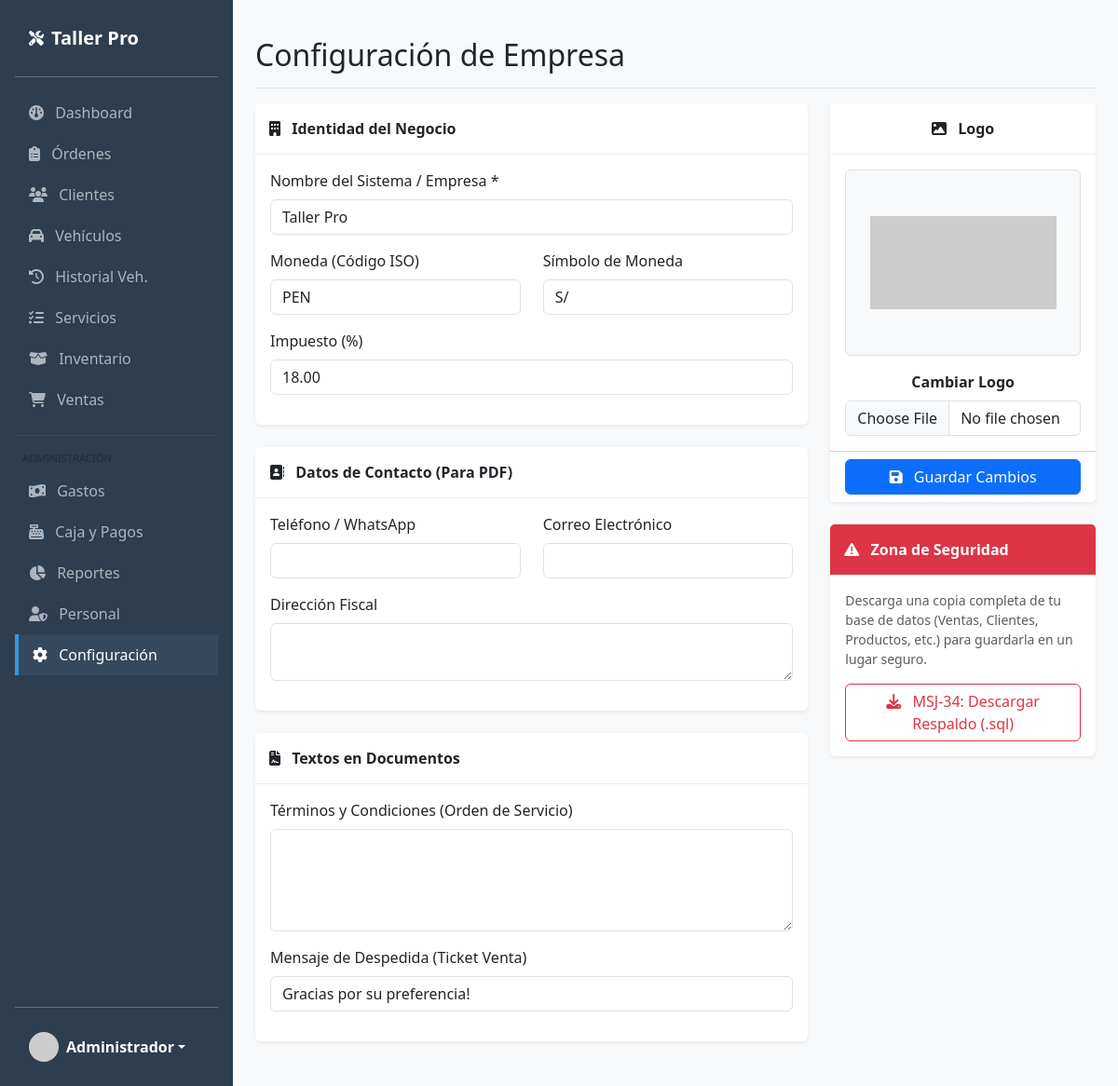
Page /configuracion (signed in) on the committed database.
### tables this page shows
CREATE TABLE IF NOT EXISTS `configuracion` (
  `id` int NOT NULL AUTO_INCREMENT,
  `nombre_sistema` varchar(100) DEFAULT 'Sistema Taller',
  `moneda` varchar(10) DEFAULT 'PEN',
  `simbolo_moneda` varchar(5) DEFAULT 'S/',
  `impuesto` decimal(5,2) DEFAULT '18.00',
  `telefono` varchar(20) DEFAULT NULL,
  `email` varchar(100) DEFAULT NULL,
  `direccion` text,
  `updated_at` timestamp NULL DEFAULT CURRENT_TIMESTAMP ON UPDATE CURRENT_TIMESTAMP,
  `logo` varchar(100) DEFAULT NULL,
  `terminos_orden` text,
  `mensaje_ticket` varchar(255) DEFAULT 'Gracias por su preferencia!',
  PRIMARY KEY (`id`)
);

### app/Views/configuracion/index.php (the view, shortened to what the rows shown need)
<?php require_once __DIR__ . '/../partials/header.php'; ?>
<div class="d-flex justify-content-between flex-wrap flex-md-nowrap align-items-center pt-3 pb-2 mb-3 border-bottom">
    <h1 class="h2">Configuración de Empresa</h1>
</div>
<form action="/configuracion/guardar" method="POST" enctype="multipart/form-data">
    <div class="row">
        <div class="col-md-8">
            <div class="card shadow-sm mb-4">
                <div class="card-header bg-white fw-bold">
                    <i class="fa-solid fa-building me-2"></i> Identidad del Negocio
                </div>
                <div class="card-body">
                    <div class="mb-3">
                        <label class="form-label">Nombre del Sistema / Empresa *</label>
                        <input type="text" class="form-control" name="nombre_sistema" value="<?php echo $datos->nombre_sistema; ?>" required>
                    </div>
                    <div class="row">
                        <div class="col-md-6 mb-3">
                            <label class="form-label">Moneda (Código ISO)</label>
                            <input type="text" class="form-control" name="moneda" value="<?php echo $datos->moneda; ?>" placeholder="Ej: PEN, USD">
                        </div>
                        <div class="col-md-6 mb-3">
                            <label class="form-label">Símbolo de Moneda</label>
                            <input type="text" class="form-control" name="simbolo_moneda" value="<?php echo $datos->simbolo_moneda; ?>" placeholder="Ej: S/, $">
                        </div>
                    </div>
                    <div class="mb-3">
                        <label class="form-label">Impuesto (%)</label>
                        <input type="number" step="0.01" class="form-control" name="impuesto" value="<?php echo $datos->impuesto; ?>">
                    </div>
                </div>
            </div>
            <div class="card shadow-sm mb-4">
                <div class="card-header bg-white fw-bold">
                    <i class="fa-solid fa-address-book me-2"></i> Datos de Contacto (Para PDF)
                </div>
                <div class="card-body">
                    <div class="row">
                        <div class="col-md-6 mb-3">
                            <label class="form-label">Teléfono / WhatsApp</label>
                            <input type="text" class="form-control" name="telefono" value="<?php echo $datos->telefono; ?>">
                        </div>
                        <div class="col-md-6 mb-3">
                            <label class="form-label">Correo Electrónico</label>
                            <input type="email" class="form-control" name="email" value="<?php echo $datos->email; ?>">
                        </div>
                    </div>
                    <div class="mb-3">
                        <label class="form-label">Dirección Fiscal</label>
                        <textarea class="form-control" name="direccion" rows="2"><?php echo $datos->direccion; ?></textarea>
                    </div>
                </div>
            </div>
            <div class="card shadow-sm mb-4">
                <div class="card-header bg-white fw-bold">
                    <i class="fa-solid fa-file-contract me-2"></i> Textos en Documentos
                </div>
                <div class="card-body">
                    <div class="mb-3">
                        <label class="form-label">Términos y Condiciones (Orden de Servicio)</label>
                        <textarea class="form-control" name="terminos_orden" rows="4"><?php echo $datos->terminos_orden; ?></textarea>
                    </div>
                    <div class="mb-3">
                        <label class="form-label">Mensaje de Despedida (Ticket Venta)</label>
                        <input type="text" class="form-control" name="mensaje_ticket" value="<?php echo $datos->mensaje_ticket; ?>">
                    </div>
                </div>
            </div>
        </div>
        <div class="col-md-4">
            <div class="card shadow-sm text-center mb-4">
                <div class="card-header bg-white fw-bold">
                    <i class="fa-solid fa-image me-2"></i> Logo
                </div>
                <div class="card-body">
                    <div class="mb-3 border rounded p-3 bg-light d-flex align-items-center justify-content-center" style="height: 200px;">
                        <?php if(!empty($datos->logo)): ?>
                            <?php if(strpos($datos->logo, 'data:') === 0): ?>
                                <img id="previewLogo" src="<?php echo $datos->logo; ?>" class="img-fluid" style="max-height: 180px;">
                            <?php elseif(file_exists($_SERVER['DOCUMENT_ROOT'] . '/public/uploads/logo/' . $datos->logo)): ?>
                                <img id="previewLogo" src="/uploads/logo/<?php echo $datos->logo; ?>" class="img-fluid" style="max-height: 180px;">
                            <?php else: ?>
                                <img id="previewLogo" src="https://via.placeholder.com/200x100?text=Sin+Logo" class="img-fluid">
                            <?php endif; ?>
                        <?php else: ?>
                            <img id="previewLogo" src="https://via.placeholder.com/200x100?text=Sin+Logo" class="img-fluid">
                        <?php endif; ?>
                    </div>
                    <label class="form-label fw-bold">Cambiar Logo</label>
                    <input type="file" class="form-control" name="logo" accept="image/*" onchange="previewImage(event)">
                </div>
                <div class="card-footer bg-white">
                    <button type="submit" class="btn btn-primary w-100">
                        <i class="fa-solid fa-save me-2"></i> Guardar Cambios
                    </button>
                </div>
            </div>
            <div class="card shadow-sm border-danger">
                <div class="card-header bg-danger text-white fw-bold">
                    <i class="fa-solid fa-triangle-exclamation me-2"></i> Zona de Seguridad
                </div>
                <div class="card-body">
                    <p class="small text-muted">Descarga una copia completa de tu base de datos (Ventas, Clientes, Productos, etc.) para guardarla en un lugar seguro.</p>
                    <a href="/configuracion/backup" class="btn btn-outline-danger w-100">
                        <i class="fa-solid fa-download me-2"></i> MSJ-34: Descargar Respaldo (.sql)
                    </a>
                </div>
            </div>
        </div>
    </div>
</form>
<?php require_once __DIR__ . '/../partials/footer.php'; ?>

### app/Views/partials/header.php (shortened to what the rows shown need)
<!DOCTYPE html>
<html lang="es">
<head>
    <link href="https://cdn.jsdelivr.net/npm/bootstrap@5.3.0/dist/css/bootstrap.min.css" rel="stylesheet">
    <link rel="stylesheet" href="https://cdnjs.cloudflare.com/ajax/libs/font-awesome/6.4.0/css/all.min.css">
    <link rel="stylesheet" href="https://cdn.datatables.net/1.13.4/css/dataTables.bootstrap5.min.css">
    <link rel="stylesheet" href="https://cdn.datatables.net/buttons/2.3.6/css/buttons.bootstrap5.min.css">
    <link href="https://cdn.jsdelivr.net/npm/select2@4.1.0-rc.0/dist/css/select2.min.css" rel="stylesheet" />
    <link rel="stylesheet" href="https://cdn.jsdelivr.net/npm/select2-bootstrap-5-theme@1.3.0/dist/select2-bootstrap-5-theme.min.css" />
</head>
<body>
<div class="d-flex">
    <div class="sidebar d-flex flex-column flex-shrink-0 p-3" style="width: 250px;">
        <a href="/" class="d-flex align-items-center mb-3 mb-md-0 me-md-auto text-white text-decoration-none">
            <?php if(!empty($sistema->logo)): ?>
                <?php if(strpos($sistema->logo, 'data:') === 0): ?>
                    <img src="<?php echo $sistema->logo; ?>" height="30" class="me-2">
                <?php elseif(file_exists($_SERVER['DOCUMENT_ROOT'] . '/public/uploads/logo/' . $sistema->logo)): ?>
                    <img src="/uploads/logo/<?php echo $sistema->logo; ?>" height="30" class="me-2">
                <?php else: ?>
                    <i class="fa-solid fa-screwdriver-wrench me-2"></i>
                <?php endif; ?>
            <?php else: ?>
                <i class="fa-solid fa-screwdriver-wrench me-2"></i>
            <?php endif; ?>
            <span class="fs-5 fw-bold text-truncate"><?php echo substr($sistema->nombre_sistema, 0, 18); ?></span>
        </a>
        <hr>
        <ul class="nav nav-pills flex-column mb-auto">
            <li class="nav-item"><a href="/" class="<?php echo ($_SERVER['REQUEST_URI'] == '/' || $_SERVER['REQUEST_URI'] == '') ? 'active' : ''; ?>"><i class="fa-solid fa-gauge me-2"></i> Dashboard</a></li>
            <li><a href="/ordenes" class="<?php echo (strpos($_SERVER['REQUEST_URI'], '/ordenes') !== false) ? 'active' : ''; ?>"><i class="fa-solid fa-clipboard-list me-2"></i> Órdenes</a></li>
            <li><a href="/clientes" class="<?php echo (strpos($_SERVER['REQUEST_URI'], '/clientes') !== false) ? 'active' : ''; ?>"><i class="fa-solid fa-users me-2"></i> Clientes</a></li>
            <li><a href="/vehiculos" class="<?php echo (strpos($_SERVER['REQUEST_URI'], '/vehiculos') !== false) ? 'active' : ''; ?>"><i class="fa-solid fa-car me-2"></i> Vehículos</a></li>
            <li><a href="/vehiculos/historial" class="<?php echo (strpos($_SERVER['REQUEST_URI'], '/vehiculos/historial') !== false) ? 'active' : ''; ?>"><i class="fa-solid fa-clock-rotate-left me-2"></i> Historial Veh.</a></li>
            <li><a href="/servicios" class="<?php echo (strpos($_SERVER['REQUEST_URI'], '/servicios') !== false) ? 'active' : ''; ?>"><i class="fa-solid fa-list-check me-2"></i> Servicios</a></li>
            <li><a href="/productos" class="<?php echo (strpos($_SERVER['REQUEST_URI'], '/productos') !== false) ? 'active' : ''; ?>"><i class="fa-solid fa-box-open me-2"></i> Inventario</a></li>
            <li><a href="/ventas" class="<?php echo (strpos($_SERVER['REQUEST_URI'], '/ventas') !== false) ? 'active' : ''; ?>"><i class="fa-solid fa-cart-shopping me-2"></i> Ventas</a></li>
            <?php if(isset($_SESSION['user_role']) && in_array($_SESSION['user_role'], ['Admin', 'Jefe'])): ?>
                <hr class="text-secondary">
                <div class="small text-muted text-uppercase mb-1 ms-2" style="font-size:0.7em;">Administración</div>
                <li><a href="/gastos" class="<?php echo (strpos($_SERVER['REQUEST_URI'], '/gastos') !== false) ? 'active' : ''; ?>"><i class="fa-solid fa-money-bill-wave me-2"></i> Gastos</a></li>
                <li><a href="/pagos" class="<?php echo (strpos($_SERVER['REQUEST_URI'], '/pagos') !== false) ? 'active' : ''; ?>"><i class="fa-solid fa-cash-register me-2"></i> Caja y Pagos</a></li>
                <li><a href="/reportes" class="<?php echo (strpos($_SERVER['REQUEST_URI'], '/reportes') !== false) ? 'active' : ''; ?>"><i class="fa-solid fa-chart-pie me-2"></i> Reportes</a></li>
                <li><a href="/usuarios" class="<?php echo (strpos($_SERVER['REQUEST_URI'], '/usuarios') !== false) ? 'active' : ''; ?>"><i class="fa-solid fa-user-shield me-2"></i> Personal</a></li>
                <li><a href="/configuracion" class="<?php echo (strpos($_SERVER['REQUEST_URI'], '/configuracion') !== false) ? 'active' : ''; ?>"><i class="fa-solid fa-gear me-2"></i> Configuración</a></li>
            <?php endif; ?>
        </ul>
        <hr>
        <div class="dropdown">
            <a href="#" class="d-flex align-items-center text-white text-decoration-none dropdown-toggle" data-bs-toggle="dropdown">
                <img src="https://ui-avatars.com/api/?name=<?php echo urlencode($_SESSION['user_name'] ?? 'Admin'); ?>&background=random" width="32" height="32" class="rounded-circle me-2">
                <strong><?php echo $_SESSION['user_name'] ?? 'Usuario'; ?></strong>
            </a>
        </div>
    </div>
    <div class="container-fluid p-4" style="width: 100%;">

### rows in the picture
configuracion: nombre_sistema "Taller Pro", moneda "PEN", simbolo_moneda "S/", impuesto "18.00", mensaje_ticket "Gracias por su preferencia!"

### other values in the picture
$_SESSION['user_name'] "Administrador"
